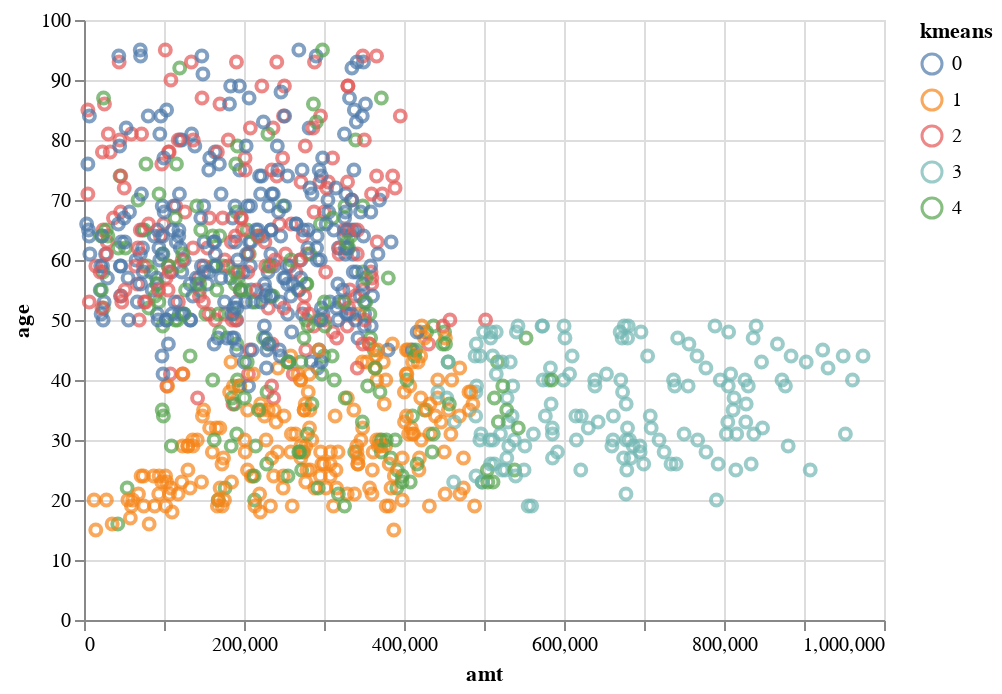
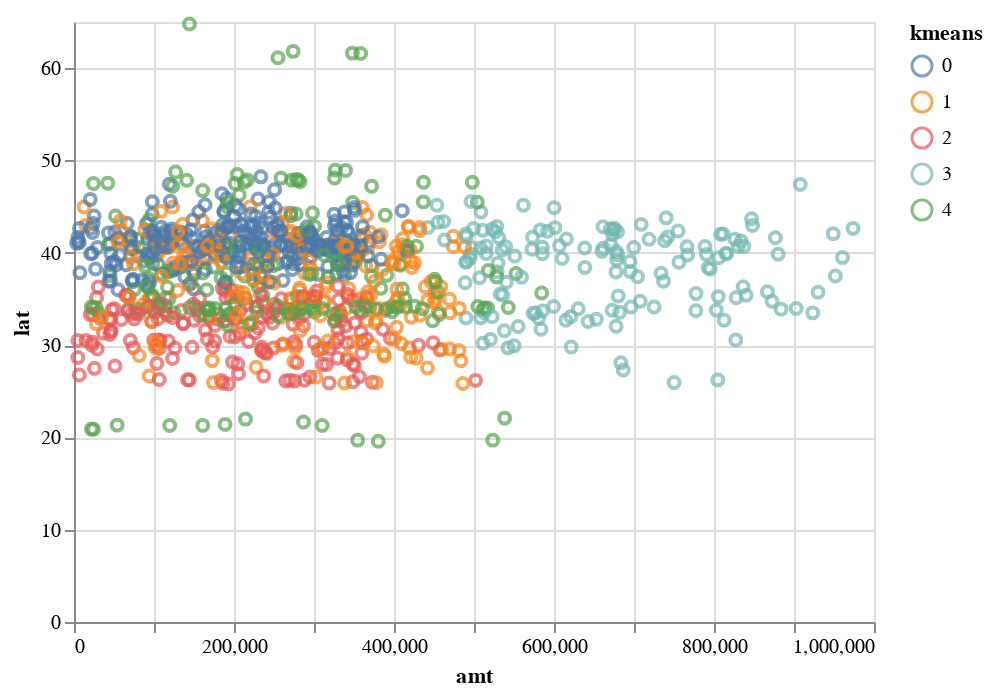
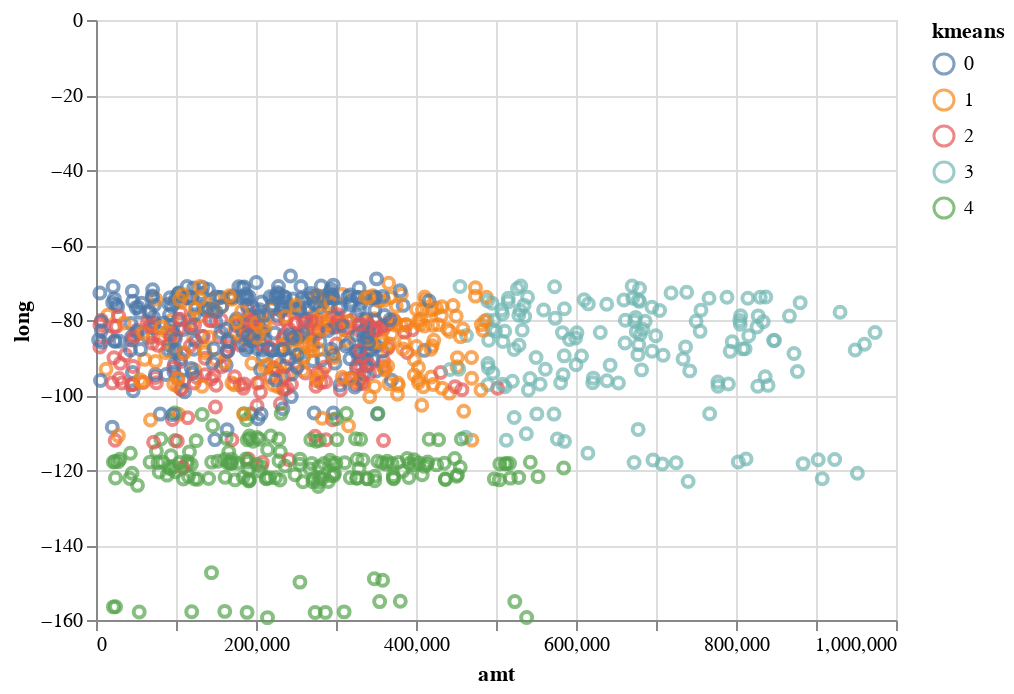

Notebook source saved alongside these figures, in order:
### Markdown cell above
**Create scatterplot to show clusters**

### Code cell
#Creating a list containing pair of features
pairs = [(a, b) for idx, a in enumerate(features_3) for b in features_3[idx + 1:]]

#Plotting scatterplot showing clusters
base = alt.Chart(KMeans_df).mark_point().encode(color='kmeans:N')
for a, b in pairs:
  base.encode(x=a, y=b).display()

### Figure 1 — Vega-Lite specification as saved in the notebook (floating-point values rounded to 4 significant figures; data arrays with more than 128 entries replaced by an {"elided": "..."} marker saying what was removed)
{"config": {"view": {"continuousWidth": 400, "continuousHeight": 300}}, "data": {"name": "data-19e3a27d0be37acf55add9d36fe42aaa"}, "mark": "point", "encoding": {"color": {"field": "kmeans", "type": "nominal"}, "x": {"field": "amt", "type": "quantitative"}, "y": {"field": "age", "type": "quantitative"}}, "$schema": "https://vega.github.io/schema/vega-lite/v4.17.0.json", "datasets": {"data-19e3a27d0be37acf55add9d36fe42aaa": {"elided": "983 records"}}}

### Figure 2 — Vega-Lite specification as saved in the notebook (floating-point values rounded to 4 significant figures; data arrays with more than 128 entries replaced by an {"elided": "..."} marker saying what was removed)
{"config": {"view": {"continuousWidth": 400, "continuousHeight": 300}}, "data": {"name": "data-19e3a27d0be37acf55add9d36fe42aaa"}, "mark": "point", "encoding": {"color": {"field": "kmeans", "type": "nominal"}, "x": {"field": "amt", "type": "quantitative"}, "y": {"field": "lat", "type": "quantitative"}}, "$schema": "https://vega.github.io/schema/vega-lite/v4.17.0.json", "datasets": {"data-19e3a27d0be37acf55add9d36fe42aaa": {"elided": "983 records"}}}

### Figure 3 — Vega-Lite specification as saved in the notebook (floating-point values rounded to 4 significant figures; data arrays with more than 128 entries replaced by an {"elided": "..."} marker saying what was removed)
{"config": {"view": {"continuousWidth": 400, "continuousHeight": 300}}, "data": {"name": "data-19e3a27d0be37acf55add9d36fe42aaa"}, "mark": "point", "encoding": {"color": {"field": "kmeans", "type": "nominal"}, "x": {"field": "amt", "type": "quantitative"}, "y": {"field": "long", "type": "quantitative"}}, "$schema": "https://vega.github.io/schema/vega-lite/v4.17.0.json", "datasets": {"data-19e3a27d0be37acf55add9d36fe42aaa": {"elided": "983 records"}}}
